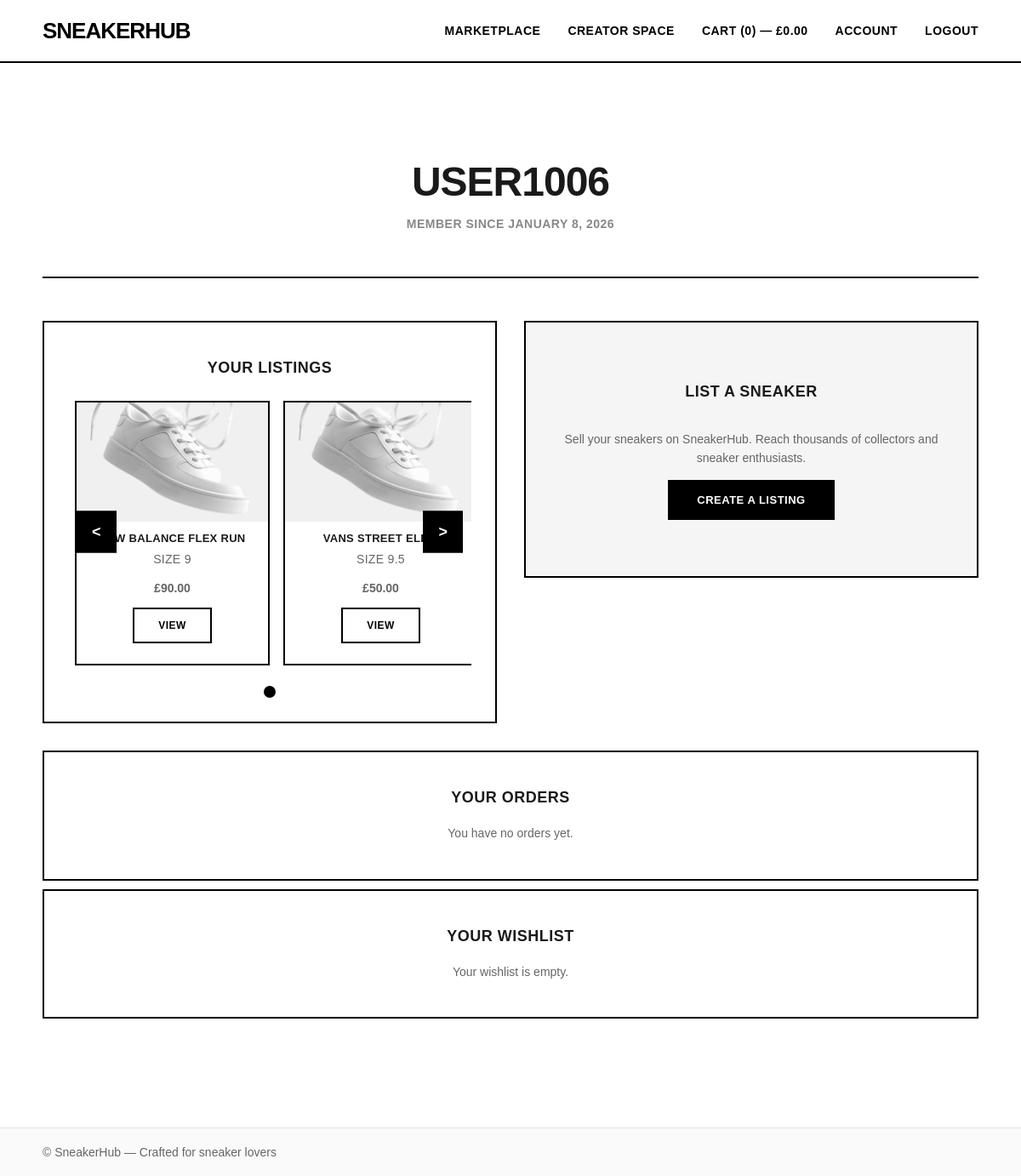
Page /account/1/ (signed in) on the earlier database version.
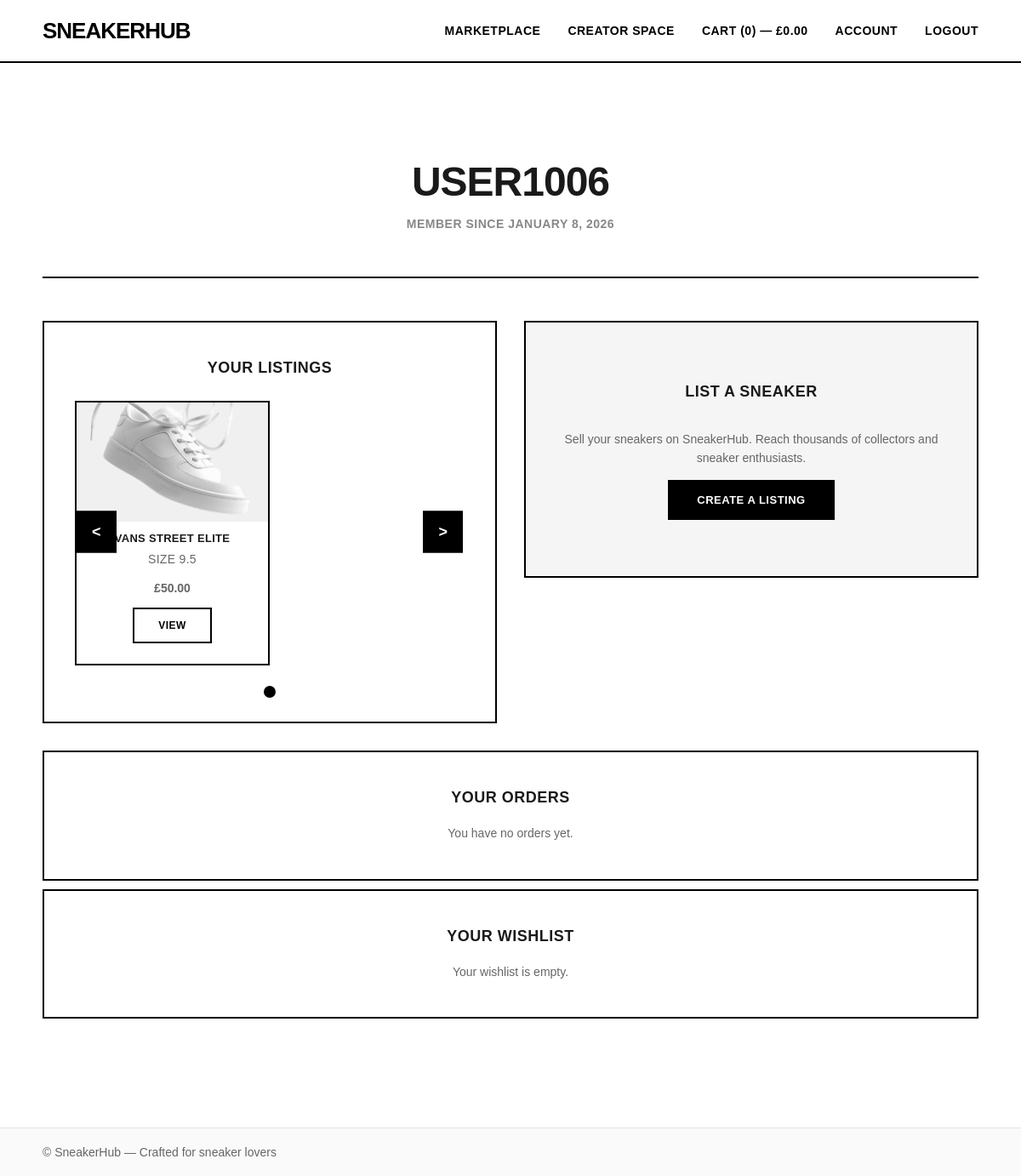
Same page on the later database version.
### marketplace/models.py (models this page shows, shortened)
class Sneaker(models.Model):
    name = models.CharField(max_length=255)
    brand = models.CharField(max_length=255)
    size = models.DecimalField(max_digits=4, decimal_places=1)
    price = models.DecimalField(max_digits=10, decimal_places=2)
    description = models.TextField(blank=True, null=True)
    image = models.ImageField(upload_to='media/', blank=True, null=True)
    owner = models.ForeignKey(
        settings.AUTH_USER_MODEL,
        on_delete=models.CASCADE,
        related_name='sneakers'
    )
    created_at = models.DateTimeField(auto_now_add=True)
    updated_at = models.DateTimeField(auto_now=True)
    is_sold = models.BooleanField(default=False)

### account/views.py (the view)
# urls.py: path('account/<int:user_id>/', accountPageView, name='account'),
def accountPageView(request, user_id):
    user = request.user
    sneaker = Sneaker.objects.all()
    available_sneakers = user.sneakers.filter(owner=user, is_sold=False)
    wishlist_items = WishlistItem.objects.filter(user=user)
    wishlist_sneakers = [item.sneaker_id for item in wishlist_items]
    for sneakers in sneaker:
        if sneakers.id in wishlist_sneakers:
            wishlist_sneakers[wishlist_sneakers.index(sneakers.id)] = sneakers
    return render(request, 'profile.html', {
        'user_id': user_id,
        'available_sneakers': available_sneakers,
        'wishlist_sneakers': wishlist_sneakers,
        })

### cart/context_processors.py (called while the page is built, shortened)
def cart_totals(request):
    cart = request.session.get('cart', {})
    count = 0
    total = 0.0
    return {'cart': {'count': count, 'total': total}}

### templates/profile.html (shortened to what this page needs)
{% extends 'base.html' %}
{% load static %}
{% block content %}
<section class="profile-section">
    <div class="profile-header">
        <h1>{{ user.username|title }}</h1>
        <p class="profile-subtitle">Member since {{ user.date_joined|date:"F j, Y" }}</p>
    </div>
</section>
<section class="profile-container">
    <div class="profile-grid">
        <div class="profile-card">
            <h2>Your Listings</h2>
            {% if available_sneakers %}
                <div class="listings-carousel-container">
                    <div class="listings-carousel">
                        {% for sneaker in available_sneakers %}
                            <div class="carousel-item">
                                <div class="profile-listing-item">
                                    {% if sneaker.image %}
                                        <img src="{{ sneaker.image.url }}" alt="{{ sneaker.name }}" class="listing-thumb">
                                    {% else %}
                                        <div class="listing-thumb-placeholder">No Image</div>
                                    {% endif %}
                                    <h3>{{ sneaker.brand }} {{ sneaker.name }}</h3>
                                    <p class="listing-size">Size {{ sneaker.size|floatformat }}</p>
                                    <p class="listing-price">£{{ sneaker.price }}</p>
                                    <div class="listing-actions">
                                        <a href="{% url 'sneaker_detail' sneaker.id %}" class="btn-secondary">View</a>
                                    </div>
                                </div>
                            </div>
                        {% endfor %}
                    </div>
                    <button class="carousel-btn carousel-prev" onclick="carouselPrev()">&lt;</button>
                    <button class="carousel-btn carousel-next" onclick="carouselNext()">&gt;</button>
                </div>
                <div class="carousel-indicators">
                </div>
            {% else %}
                <p class="no-data">You have no sneakers listed yet.</p>
            {% endif %}
        </div>
        <div class="profile-card profile-card-action">
            <h2>List a Sneaker</h2>
            <p>Sell your sneakers on SneakerHub. Reach thousands of collectors and sneaker enthusiasts.</p>
            <a href="{% url 'create_listing' %}" class="btn-primary btn-large">Create a Listing</a>
        </div>
    </div>
    <div>
        <div class="profile-card">
            <h2>Your Orders</h2>
            {% if user.orders %}
                <div class="profile-orders-list">
                    {% for order in user.orders %}
                        <div class="order-item">
                            <div class="order-header">
                                <span class="order-id">Order #{{ order.id }}</span>
                                <span class="order-price">£{{ order.total }}</span>
                            </div>
                            <p class="order-date">{{ order.date|date:"F j, Y" }}</p>
                        </div>
                    {% endfor %}
                </div>
            {% else %}
                <p class="no-data">You have no orders yet.</p>
            {% endif %}
        </div>
    </div>
    <div class="profile-card">
        <h2>Your Wishlist</h2>
        {% if wishlist_sneakers %}
        <div class="profile-wishlist-grid">
            {% for sneaker in wishlist_sneakers %}
                <a href="{% url 'sneaker_detail' sneaker.id %}">
                    <div class="wishlist-item">
                    {% if sneaker.image %}
                        <img src="{{ sneaker.image.url }}" alt="{{ sneaker.name }}" class="wishlist-thumb">
                    {% else %}
                        <div class="wishlist-thumb-placeholder">No Image</div>
                    {% endif %}
                        <h4>{{ sneaker.brand }} {{ sneaker.name }}</h4>
                        <p class="wishlist-price">£{{ sneaker.price }}</p>
                    </div>
                </a>
            {% endfor %}
            </div>
        {% else %}
            <p class="no-data">Your wishlist is empty.</p>
        {% endif %}
    </div>
</section>
{% endblock %}

### templates/base.html (shortened to what this page needs)
{% load static %}
<!doctype html>
<html lang="en">
<head>
    <link href="{% static 'css/styles.css' %}" rel="stylesheet">
</head>
<body class="bg-white text-gray-900">
<header class="site-header">
    <div class="container header-inner">
        <a href="{% if user.is_authenticated %}{% url 'marketplace' %}{% else %}{% url 'home' %}{% endif %}" class="logo">SneakerHub</a>
        <nav class="nav">
            <a href="{% url 'marketplace' %}">Marketplace</a>
            <a href="">Creator Space</a>
            <a href="{% url 'cart:detail' %}">Cart (<span id="cart-count">{{ cart.count|default:0 }}</span>) — £<span id="cart-total">{{ cart.total|default:0|floatformat:2 }}</span></a>
            {% if user.is_authenticated %}
                <a href="{% url 'account' user.id %}">Account</a>
                <a href="{% url 'logout' %}">Logout</a>
            {% else %}
                <a href="{% url 'login' %}">Login</a>
                <a href="{% url 'signup' %}">Register</a>
            {% endif %}
        </nav>
    </div>
</header>
<main class="container main-content">
    {% block content %}{% endblock %}
</main>
<footer class="site-footer">
    <div class="container footer-inner">
        © {{ now.year }} SneakerHub — Crafted for sneaker lovers
    </div>
</footer>
</body>
</html>

### static/css/styles.css (style rules this page uses)
body { margin: 0; font-family: Arial, sans-serif; background: white; color: #1a1a1a; }
.container { width: 100%; max-width: 1100px; margin: 0 auto; padding: 0 16px; }
.site-header { border-bottom: 2px solid #000; background: #fff; position: sticky; top: 0; z-index: 1000; }
.header-inner { display: flex; justify-content: space-between; align-items: center; padding: 20px 0; }
.logo { font-size: 26px; font-weight: 900; text-decoration: none; color: #000; letter-spacing: -1px; text-transform: uppercase; transition: all 0.2s ease; }
.nav { display: flex; gap: 32px; align-items: center; }
.nav a { text-decoration: none; color: #000; font-weight: 600; font-size: 14px; text-transform: uppercase; letter-spacing: 0.5px; position: relative; transition: all 0.3s ease; padding: 8px 0; }
.nav a::after { content: ''; position: absolute; bottom: 0; left: 0; width: 0; height: 2px; background: #000; transition: width 0.3s ease; }
.main-content { padding: 32px 0; }
.site-footer { border-top: 1px solid #e5e5e5; background: #fafafa; margin-top: 48px; }
.footer-inner { padding: 20px 0; font-size: 14px; color: #666; }
.btn-primary { display: inline-block; background: #000; color: #fff; padding: 14px 32px; border-radius: 0; text-decoration: none; font-weight: 900; border: 2px solid #000; cursor: pointer; text-transform: uppercase; letter-spacing: 0.5px; font-size: 13px; transition: all 0.3s ease; margin-bottom: 10px; }
.btn-secondary { display: inline-block; background: #fff; color: #000; padding: 12px 28px; border-radius: 0; text-decoration: none; font-weight: 900; border: 2px solid #000; cursor: pointer; margin-bottom: 20px; text-transform: uppercase; letter-spacing: 0.5px; font-size: 13px; transition: all 0.3s ease; }
.profile-section { text-align: center; padding: 40px 0; border-bottom: 2px solid #000; margin-bottom: 40px; }
.profile-header h1 { font-size: 48px; font-weight: 900; margin-bottom: 8px; text-transform: uppercase; letter-spacing: -1px; }
.profile-subtitle { color: #888; font-size: 14px; text-transform: uppercase; letter-spacing: 0.5px; font-weight: 600; }
.profile-container { margin-bottom: 48px; }
.profile-grid { display: grid; grid-template-columns: 1fr; gap: 32px; margin-bottom: 32px; }
@media (min-width: 768px) { .profile-grid { grid-template-columns: repeat(2, 1fr); } }
.profile-card { border: 2px solid #000; border-radius: 0; padding: 28px; background: #fff; transition: all 0.3s ease; margin-top: 10px; }
.profile-card h2 { text-align: center; font-size: 18px; font-weight: 900; margin-bottom: 20px; text-transform: uppercase; letter-spacing: 0.5px; }
.profile-card p { color: #666; line-height: 1.6; font-size: 14px; }
.profile-card-action { display: flex; max-height: 50%; flex-direction: column; justify-content: center; align-items: center; text-align: center; background: #f5f5f5; }
.profile-listing-item { border: 2px solid #000; border-radius: 0; padding: 0; text-align: center; transition: all 0.3s ease; background: #fff; overflow: hidden; }
.listing-thumb, .listing-thumb-placeholder { width: 100%; height: 140px; object-fit: cover; border-radius: 0; margin-bottom: 0; background: #f0f0f0; display: flex; align-items: center; justify-content: center; color: #999; }
.profile-listing-item h3 { font-size: 13px; font-weight: 700; margin: 12px 12px 4px 12px; text-transform: uppercase; letter-spacing: 0.3px; line-height: 1.3; }
.listing-size { font-size: 11px; color: #888; text-transform: uppercase; letter-spacing: 0.3px; margin: 4px 12px; }
.listing-price { font-weight: 900; margin: 12px 12px; font-size: 14px; }
.listing-actions { margin-top: 8px; }
.listing-actions a { display: inline-block; font-size: 12px; }
.listings-carousel-container { position: relative; margin: 20px 0; overflow: hidden; }
.listings-carousel { display: flex; transition: transform 0.5s ease-in-out; }
.carousel-item { min-width: calc(50% - 8px); padding: 8px; flex-shrink: 0; }
.carousel-item .profile-listing-item { height: 100%; }
.carousel-btn { position: absolute; top: 50%; transform: translateY(-50%); background: #000; color: #fff; border: 2px solid #000; padding: 12px 16px; font-size: 18px; font-weight: 900; cursor: pointer; z-index: 10; transition: all 0.3s ease; border-radius: 0; }
.carousel-prev { left: 10px; }
.carousel-next { right: 10px; }
.carousel-indicators { display: flex; justify-content: center; gap: 8px; margin-top: 16px; }
.no-data { text-align: center; }

Differences in the rows shown:
no longer on this page (row edited): Sneaker: image (picture), brand "NEW BALANCE", name "FLEX RUN", size "9", price "90.00"
